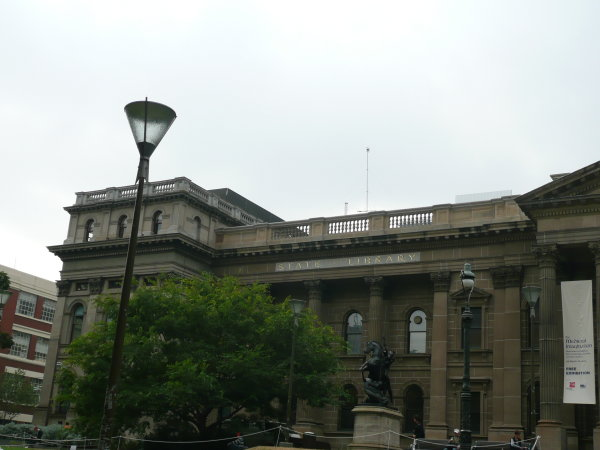
//> input picture week1_2/week1_2/panorama_1.jpg, 600 x 450 px
$ ./main   (built with g++ and OpenCV 4)
//> lines starting //> are read from the running program, lines starting //| are printed output that depends on the picture
#include <stdio.h>
#include <iostream>

#include "opencv2/core.hpp"
#include "opencv2/core/utility.hpp"
#include "opencv2/core/ocl.hpp"
#include "opencv2/imgcodecs.hpp"
#include "opencv2/highgui.hpp"
#include "opencv2/features2d.hpp"
#include "opencv2/calib3d.hpp"
#include "opencv2/imgproc.hpp"
#include "opencv2/xfeatures2d.hpp"

using namespace cv;
using namespace std;
using namespace cv::xfeatures2d;

int find_matches(Mat img1, Mat img2, int feature_N)
{
	if (img1.empty() || img2.empty())
	{
		std::cout << "image load fail" << std::endl;
	}

	vector< KeyPoint > vtKeypoint_img1, vtKeypoint_img2;
	Mat img1_g, img2_g;
	Mat img1_descriptors, img2_descriptors;

	cvtColor(img1, img1_g, CV_RGB2GRAY);
	cvtColor(img2, img2_g, CV_RGB2GRAY);

	if (!img1.data || !img2.data)
	{
		std::cout << "Gray fail" << std::endl;
	}

	//SIFT 기법을 이용한 특징점 검출
	Ptr<SiftFeatureDetector> Detector = SIFT::create(feature_N);
	Detector->detect(img1_g, vtKeypoint_img1);
	Detector->detect(img2_g, vtKeypoint_img2);
	Ptr<SiftDescriptorExtractor> Extractor = SIFT::create();
	Extractor->compute(img1_g, vtKeypoint_img1, img1_descriptors);
	Extractor->compute(img2_g, vtKeypoint_img2, img2_descriptors);

	double dMaxDist = 0;
	double dMinDist = 100;
	double dDistance;

	vector< DMatch > matches;
	vector<DMatch> good_matches;
	FlannBasedMatcher Matcher;
	Matcher.match(img1_descriptors, img2_descriptors, matches);


	//Mat matallMatches;
	//현재까지 과정을 imshow로 나타냄
	//drawMatches(img1_g, vtKeypoint_img1, img2_g, vtKeypoint_img2, matches, matallMatches, Scalar::all(-1), Scalar(-1), vector<char>(), DrawMatchesFlags::DEFAULT);
	//imshow("all-matches", matallMatches);


	for (int i = 0; i < img1_descriptors.rows; i++)
	{
		dDistance = matches[i].distance;

		if (dDistance < dMinDist) dMinDist = dDistance;
		if (dDistance > dMaxDist) dMaxDist = dDistance;

	}

	for (int i = 0; i < img1_descriptors.rows; i++)
	{
		if (matches[i].distance < 5 * dMinDist)
		{
			good_matches.push_back(matches[i]);
		}
	}

	vector<Point2f> img1_pt;
	vector<Point2f> img2_pt;

	for (int i = 0; i < good_matches.size(); i++)
	{
		img1_pt.push_back(vtKeypoint_img1[good_matches[i].queryIdx].pt);
		img2_pt.push_back(vtKeypoint_img2[good_matches[i].trainIdx].pt);
	}

	Mat mask;
	Mat HomoMatrix = findHomography(img2_pt, img1_pt, CV_RANSAC, 5, mask);

	double outline_cnt = 0;
	double inline_cnt = 0;

	for (int i = 0; i < mask.rows; i++)
	{
		if (mask.at<bool>(i) == 0)
		{
			outline_cnt++;
		}
		else
		{
			inline_cnt++;
		}
	}

	double percentage = ((inline_cnt)/(inline_cnt+ outline_cnt))*100;
	int match_flag = 0;

	if (percentage >= 10 )
	{
		match_flag = 1;
	}
	std::cout << "percentage : " << percentage << std::endl;

	return match_flag;
}

// [514 lines left out: functions sift_panorama, surf_feature_matching, checkInteriorExterior, compareX, compareY, crop, not called in this run]

int main()
{
	//사진 불러오기&체크
	Mat panorama_1 = imread("panorama_1.jpg", IMREAD_COLOR);
//> panorama_1 is the input picture: 450 rows x 600 cols, CV_8UC3; mean B, G, R 135.7, 142.1, 136.9
	Mat panorama_2 = imread("panorama_2.jpg", IMREAD_COLOR);
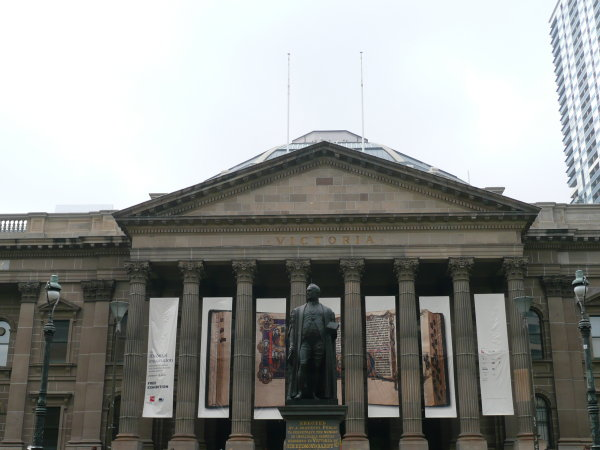
//> input picture week1_2/week1_2/panorama_2.jpg, 600 x 450 px
//> panorama_2 is the input picture: 450 rows x 600 cols, CV_8UC3; mean B, G, R 144.3, 147.2, 145.6
	Mat panorama_3 = imread("panorama_3.jpg", IMREAD_COLOR);
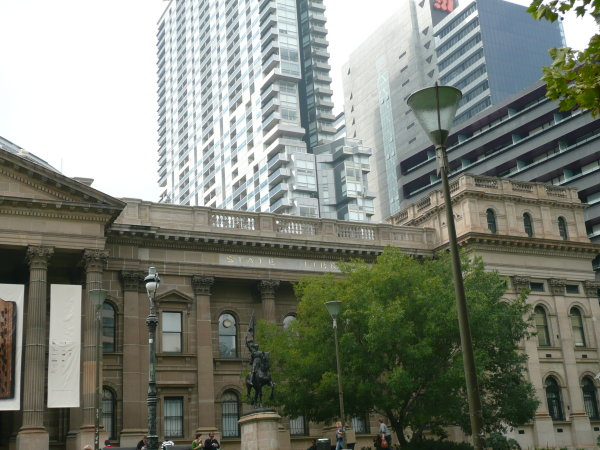
//> input picture week1_2/week1_2/panorama_3.jpg, 600 x 450 px
//> panorama_3 is the input picture: 450 rows x 600 cols, CV_8UC3; mean B, G, R 119.2, 130, 125.5
	Mat panorama_4 = imread("panorama_4.jpg", IMREAD_COLOR);
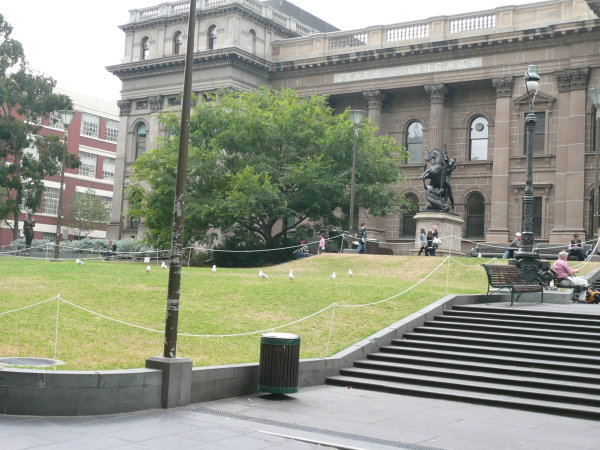
//> input picture week1_2/week1_2/panorama_4.jpg, 600 x 450 px
//> panorama_4 is the input picture: 450 rows x 600 cols, CV_8UC3; mean B, G, R 133.2, 148.8, 145.3
	Mat panorama_5 = imread("panorama_5.jpg", IMREAD_COLOR);
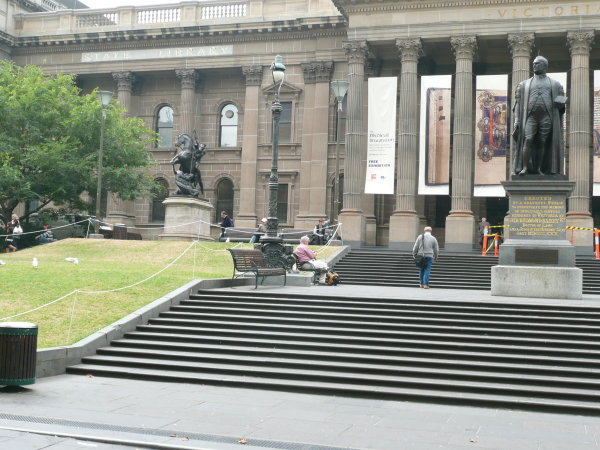
//> input picture week1_2/week1_2/panorama_5.jpg, 600 x 450 px
//> panorama_5 is the input picture: 450 rows x 600 cols, CV_8UC3; mean B, G, R 134.5, 145.3, 142.3
	Mat panorama_6 = imread("panorama_6.jpg", IMREAD_COLOR);
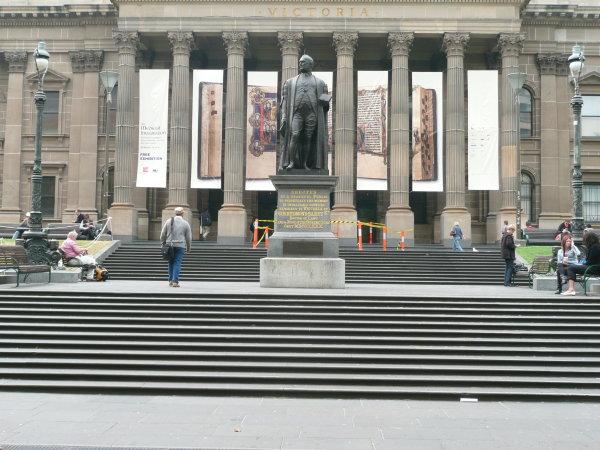
//> input picture week1_2/week1_2/panorama_6.jpg, 600 x 450 px
//> panorama_6 is the input picture: 450 rows x 600 cols, CV_8UC3; mean B, G, R 135.2, 141.3, 141.1
	Mat panorama_7 = imread("panorama_7.jpg", IMREAD_COLOR);
//> panorama_7.jpg cannot be read in this run, so this picture is empty
	Mat panorama_8 = imread("panorama_8.jpg", IMREAD_COLOR);
//> panorama_8.jpg cannot be read in this run, so this picture is empty


	std::cout << "################ matches ################" << std::endl;
	find_matches(panorama_1, panorama_2, 500);
//> in find_matches, `cvtColor(img1, img1_g, CV_RGB2GRAY);`:
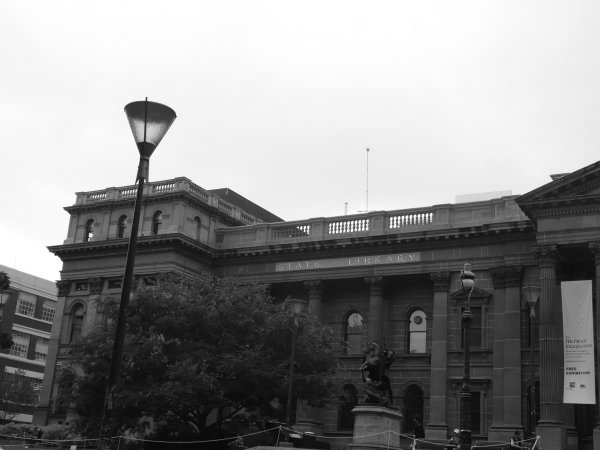
//> img1_g: 450 rows x 600 cols, CV_8UC1; min 2, max 255, mean 139.6
//> in find_matches, `Detector->detect(img1_g, vtKeypoint_img1);`: vtKeypoint_img1 = 500 keypoints; strongest (x, y, size): (146, 149, 11.5), (90, 235, 2.7), (149, 113, 25.1), (431, 214, 2)
//> in find_matches, `Detector->detect(img2_g, vtKeypoint_img2);`: vtKeypoint_img2 = 500 keypoints; strongest (x, y, size): (16, 222, 2), (223, 413, 6.8), (274, 415, 7.7), (25, 222, 2.1)
//> in find_matches, `Matcher.match(img1_descriptors, img2_descriptors, matches);`: matches = 500 matches
//> the loop in find_matches, `for (int i = 0; i < img1_descriptors.rows; i++)` made 500 passes
//> (dDistance, dMaxDist) on passes 1, 10, 17, 21, 27, 30, 32, 190, 274: (292, 292), (379.8, 379.8), (386.5, 386.5), (410.3, 410.3), (414.8, 414.8), (440.6, 440.6), (452.8, 452.8), (454.6, 454.6), (466.7, 466.7)
//> (dDistance, dMinDist) on passes 8, 34, 41, 104: (67.37, 67.37), (57.37, 57.37), (49.35, 49.35), (39.81, 39.81)
//> after the loop in find_matches, `for (int i = 0; i < img1_descriptors.rows; i++)`: dMinDist = 39.81; dMaxDist = 466.7
//> after the loop in find_matches, `for (int i = 0; i < img1_descriptors.rows; i++)`: good_matches = 93 matches
//> the loop in find_matches, `for (int i = 0; i < good_matches.size(); i++)` made 93 passes
//> after the loop in find_matches, `for (int i = 0; i < good_matches.size(); i++)`: img1_pt = 93 Points (x, y), first 12: [596.2, 382.4], [596, 370.8], [595.8, 365.1], [595.6, 360.3], [594, 294.5], [591.1, 350], [584.9, 169.5], [584.6, 168.1], [567.7, 378.8], [567.1, 176.5], [551.9, 176.2], [550.5, 180]; img2_pt = 93 Points (x, y), first 12: [510.4, 353.6], [510.4, 353.6], [175.3, 379.8], [510.4, 353.6], [179.6, 311.1], [50, 208.3], [475.9, 188.1], [475.9, 188.1], [147.9, 393.2], [164.4, 196.6], [150.7, 194.7], [148.9, 198.3]
//> in find_matches, `Mat HomoMatrix = findHomography(img2_pt, img1_pt, CV_RANSAC, 5, mask);`: mask = 93 values, max 1 at index 2, min 0 at index 0, mean 0.366; HomoMatrix = [[0.702, 0.107, 387.8], [-0.182, 0.962, 4.35], [-0.000493, 3.06e-05, 1]]
//> after the loop in find_matches, `for (int i = 0; i < mask.rows; i++)`: outline_cnt = 59; inline_cnt = 34
//> in find_matches, `double percentage = ((inline_cnt)/(inline_cnt+ outline_cnt))*100;`: percentage = 36.56
//| percentage : 36.5591
	find_matches(panorama_1, panorama_3, 500);
//> in find_matches (call 2), `Detector->detect(img2_g, vtKeypoint_img2);`: vtKeypoint_img2 = 500 keypoints; strongest (x, y, size): (562, 19, 2), (558, 5, 3.2), (277, 222, 1.8), (564, 8, 5.5)
//> the loop in find_matches (call 2), `for (int i = 0; i < img1_descriptors.rows; i++)` made 500 passes
//> (dDistance, dMaxDist) on passes 1, 6, 14, 19, 21, 30: (247.7, 247.7), (309.2, 309.2), (354.6, 354.6), (357.9, 357.9), (431.5, 431.5), (468.7, 468.7)
//> (dDistance, dMinDist) on passes 13, 359, 382: (96.3, 96.3), (92.63, 92.63), (87.82, 87.82)
//> after the loop in find_matches (call 2), `for (int i = 0; i < img1_descriptors.rows; i++)`: good_matches = 494 matches
//| percentage : 2.02429
	find_matches(panorama_1, panorama_4, 500);
//> in find_matches (call 3), `Detector->detect(img2_g, vtKeypoint_img2);`: vtKeypoint_img2 = 500 keypoints; strongest (x, y, size): (214, 266, 1.8), (552, 283, 3.1), (356, 243, 2.5), (275, 374, 40.8)
//> after the loop in find_matches (call 3), `for (int i = 0; i < img1_descriptors.rows; i++)`: good_matches = 174 matches
//| percentage : 55.7471
	find_matches(panorama_1, panorama_5, 500);
//> in find_matches (call 4), `Detector->detect(img2_g, vtKeypoint_img2);`: vtKeypoint_img2 = 500 keypoints; strongest (x, y, size): (18, 230, 5.5), (443, 190, 6.6), (499, 192, 7.5), (535, 60, 2.2)
//> after the loop in find_matches (call 4), `for (int i = 0; i < img1_descriptors.rows; i++)`: good_matches = 194 matches
//| percentage : 26.8041
	find_matches(panorama_1, panorama_6, 500);
//> in find_matches (call 5), `cvtColor(img2, img2_g, CV_RGB2GRAY);`:
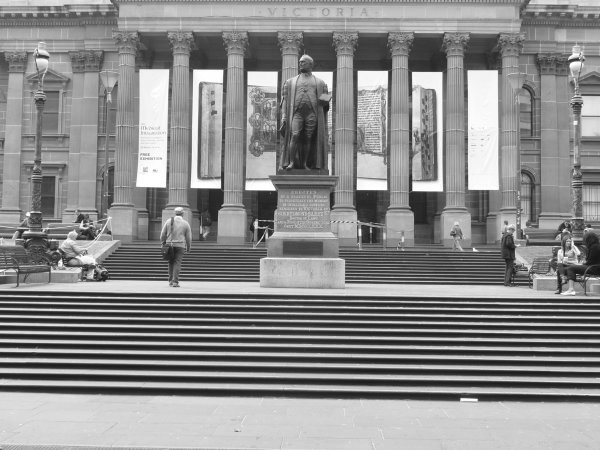
//> img2_g: 450 rows x 600 cols, CV_8UC1; min 10, max 255, mean 139.4
//| percentage : 2.0202
//> (the run ends here: the program stops with an error, at `cvtColor(img2, img2_g, CV_RGB2GRAY);`)
